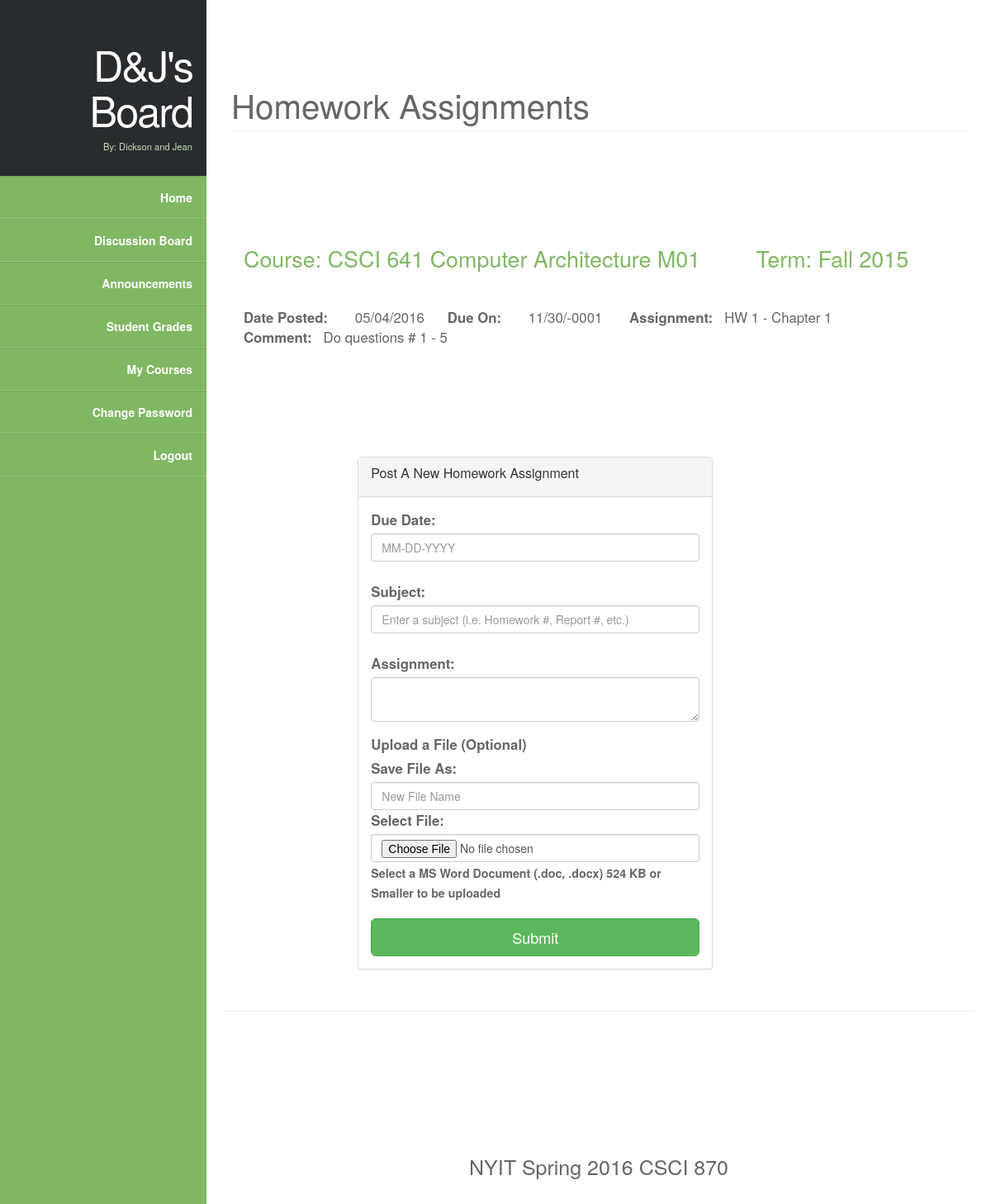
Page /assignment_list.php?id=1 (signed in) on the committed database.
### tables this page shows
CREATE TABLE assignments (
asmnt_id INT UNSIGNED NOT NULL AUTO_INCREMENT,
asmnt_title VARCHAR(60) NOT NULL,
content VARCHAR(100) NOT NULL,
file_path VARCHAR(100) NULL,
date_posted DATETIME NOT NULL,
date_due DATETIME NOT NULL,
course_id INT UNSIGNED NOT NULL,
PRIMARY KEY (asmnt_id),
INDEX (course_id),
FOREIGN KEY(course_id) REFERENCES courses(course_id) ON DELETE NO ACTION ON UPDATE NO ACTION
);

CREATE TABLE courses (
course_id INT UNSIGNED NOT NULL AUTO_INCREMENT,
course_num VARCHAR(10) NOT NULL,
course_title VARCHAR(60) NOT NULL,
section_num VARCHAR(3) NOT NULL,
semester VARCHAR(12) NOT NULL,
prof_id INT UNSIGNED NOT NULL,
PRIMARY KEY (course_id),
INDEX (prof_id),
FOREIGN KEY(prof_id) REFERENCES users(user_id) ON DELETE NO ACTION ON UPDATE NO ACTION
);

### assignment_list.php (the view, shortened to what this page needs)
<?php
include('header.php');
require_once('mysqli_connect.php');
?>
        <section id="content">
   			<article>
        		<h1 class="page-header">Homework Assignments</h1><br />
        		<?php
        		if ( (isset($_GET['id'])) && (is_numeric($_GET['id'])) ) {
        			$id = $_GET['id'];
        			$display = 5;
        			if (isset($_GET['p']) && is_numeric($_GET['p'])) {
        				$pages = $_GET['p'];
        			} else {
        				$q = "SELECT COUNT(*)
        						FROM assignments AS a INNER JOIN courses AS c ON a.course_id=c.course_id
        						WHERE c.course_id=$id";
        				$r = @mysqli_query($dbc, $q);
        			}
        			if (isset($_GET['s']) && is_numeric($_GET['s'])) {
        				$start = $_GET['s'];
        			} else {
        				$start = 0;
        			}
        			if ($_SESSION['user_level'] == '1') {
        				$q = "SELECT a.asmnt_title, a.content, a.file_path, a.date_posted, a.date_due, c.course_num, c.course_title, c.section_num, c.semester
        					  FROM assignments AS a INNER JOIN courses AS c ON a.course_id=c.course_id
        					  WHERE c.course_id=$id
        					  ORDER BY a.date_posted DESC LIMIT $start, $display";
        				$r = mysqli_query($dbc, $q);
        				if (!(mysqli_num_rows($r)>0)) {
        					echo '
                                <div class="row">
    						        <div class="col-lg-12">
        							    <div class="alert alert-warning">
                                            <p align="center">There are no assignments for this course.</p>
                                        </div>
				                    </div>
        					    </div>';
        				} else {
        					echo '
                                <div class="row">
			                        <div class="col-lg-12">
					                    <div class="panel-body">';
        					$course_printed = FALSE;
        					while ($messages = mysqli_fetch_array($r, MYSQLI_ASSOC)) {
        						if (!$course_printed) {
        							echo "<h3>Course: {$messages['course_num']} {$messages['course_title']} {$messages['section_num']}
        							&nbsp; &nbsp; &nbsp; &nbsp; Term: {$messages['semester']}</h3><br>";
        							$course_printed = TRUE;
        						}
								$posted_on = new DateTime($messages['date_posted']);
								$posted_on = $posted_on->format('m/d/Y');
								$due_on = new DateTime($messages['date_due']);
								$due_on = $due_on->format('m/d/Y');
        						echo "<p><b>Date Posted:</b> &nbsp; &nbsp; &nbsp; {$posted_on}&nbsp; &nbsp; &nbsp;
										 <b>Due On: </b> &nbsp; &nbsp; &nbsp; {$due_on} &nbsp; &nbsp; &nbsp;
        								 <b>Assignment:</b> &nbsp; {$messages['asmnt_title']} &nbsp; &nbsp; &nbsp; <br>
        								 <b>Comment:</b> &nbsp; {$messages['content']}<br>";
        						if ( !($messages['file_path'] == NULL) ) {
        							echo "<b>Document:</b> &nbsp; <a href=\"{$messages['file_path']}\">Click Here</a><br><br></p>";
        						} else {
        							echo "<br><br></p>";
        						}
        					}
        					echo '
                                    </div>
                                </div>
                            </div>';
        				}
        				echo '
                            <div class="row">
        						<div class="col-md-6 col-md-offset-2">
        							<div class="panel panel-default">
        								<div class="panel-heading">
        									<h3 class="panel-title">Post A New Homework Assignment</h3>
        								</div>
        								<div class="panel-body">
        									<form role="form" enctype="multipart/form-data" action="assignment_post.php" method="post">
        										<div class="form-group">
													<label>Due Date: </label>
													<input class="form-control" placeholder="MM-DD-YYYY"
        												name="due_date" type="text" value=""><br>
        											<label>Subject:</label>
        											<input class="form-control" placeholder="Enter a subject (i.e. Homework #, Report #, etc.)"
        												name="subject" size="60" maxlength="100" type="text" value="">
        											<br>
        											<label>Assignment:</label>
        											<textarea class="form-control" name="body" row="3"></textarea>
        										</div>
        										<div class="form-group">
        											<label>Upload a File (Optional)</label><br>
        											<label>Save File As:</label>
        											<input class="form-control" placeholder="New File Name"
        												name="newfilename" size="60" maxlength="100" type="text" value="">
        											<label>Select File:</label>
        											<input class="form-control" name="upload" type="file">
        											<label><small>Select a MS Word Document (.doc, .docx) 524 KB or Smaller to be uploaded</small></label>
        											<input name="MAX_FILE_SIZE" type="hidden" value="524288">
        											<input name="course_id" type="hidden" value="' . $id .'">
        										</div>
        										<input type="submit" name="submit" value="Submit" class="btn btn-lg btn-success btn-block">
        									</form>
        								</div>
        							</div>
        						</div>
        					</div>';
        			}
        		}
        		?>
        </article>
<?php
include('footer.php');
?>

### style.css (style rules this page uses)
html { background-color: #80B763; }
body { margin:0px auto; padding:0; background: #222; font-size: 14px; color:#666; }
* { margin:0; padding:0; }
h1 { font-size:2.4em; }
h3 { color:#80B763; font-size:1.6em; padding-bottom:10px; }
.page-header { margin-top: 75px; }
section#content { margin-left: 250px; padding: 20px; background-color: #fff; }
.row { margin-top: 60px; }
article { padding: 10px 10px 30px; font-size: 1.2em; border-bottom: 1px solid #eee; }

### rows in the picture
assignments: course.course_num "CSCI 641", course.course_title "Computer Architecture", course.section_num "M01", course.semester "Fall 2015", date_posted "05/04/2016", date_due "11/30/-0001", asmnt_title "HW 1 - Chapter 1", content "Do questions # 1 - 5"
